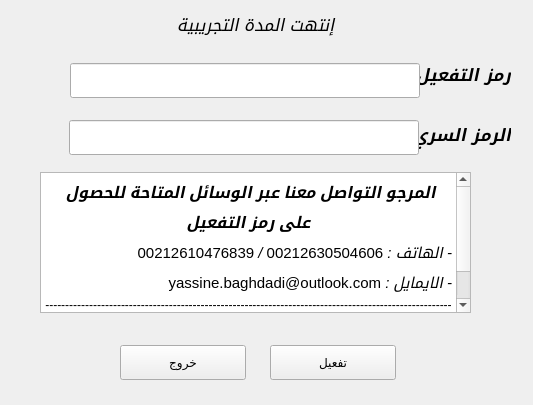
<?xml version="1.0" encoding="UTF-8"?>
<ui version="4.0">
 <class>Form</class>
 <widget class="QWidget" name="Form">
  <property name="geometry">
   <rect>
    <x>0</x>
    <y>0</y>
    <width>533</width>
    <height>405</height>
   </rect>
  </property>
  <property name="minimumSize">
   <size>
    <width>533</width>
    <height>405</height>
   </size>
  </property>
  <property name="maximumSize">
   <size>
    <width>533</width>
    <height>405</height>
   </size>
  </property>
  <property name="windowTitle">
   <string>Form</string>
  </property>
  <property name="styleSheet">
   <string notr="true">/*
ABOUT
===========================================================
version 1.7a
QT theme (stylesheet) specially developed for FreeCAD (http://www.freecadweb.org/).
It might work with other software that uses QT styling.


LICENSE
===========================================================
Copyright (c) 2015 Pablo Gil Fernández
The stylesheet barely uses code from Colin Duquesnoy &quot;generic QT stylesheet&quot;

This work is licensed under the Creative Commons Attribution-ShareAlike 4.0 International License.
To view a copy of this license, visit http://creativecommons.org/licenses/by-sa/4.0/.

 

CUSTOMIZATION
===========================================================
If you would like to change the overall look/style of the theme, just find and replace following colors in the whole file:
    background darker = #828282
    background dark and slighly darker = #a2a2a2
    background dark = #b6b6b6
    background normal and slighly darker = #e0e0e0
    background normal = #e6e6e6
    background light = #f5f5f5
    background lighter = #ffffff

    lists background = #d3d1cd
    lists background (alternate) = #cfcdc9
    lists backgrounds selection = #cbc9c4

    foreground = black

    selection darker = #9d7106
    selection dark = #e0a108
    selection normal = #f8bf36
    selection inbetween normal and light = #f9ca58 (used to build SpinBoxes)
    selection light = #fad57a
    selection lighter = #fce6b1
 
*/

/* RESET EVERYTHING */
QAbstractScrollArea,QCheckBox,QColumnView,QComboBox,QDateEdit,QDateTimeEdit,QDialog,QDialogButtonBox,QDockWidget,QDoubleSpinBox,QFrame,QGroupBox,QHeaderView,QLabel,QLineEdit,QListView,QListWidget,QMainWindow,QMenu,QMenuBar,QMessageBox,QProgressBar,QPushButton,QRadioButton,QScrollBar,QSizeGrip,QSlider,QSpinBox,QSplitter,QStatusBar,QTabBar,QTabWidget,QTableView,QTableWidget,QTextEdit,QTimeEdit,QToolBar,QToolButton,QToolBox,QToolTip,QTreeView,QTreeWidget,QWidget {
    padding: 0px;
    margin: 0px;
    border: 0px;
    border-style: none;
    background-color: #e6e6e6; /* set with default background color */
}

QMdiArea[showImage=&quot;true&quot;] {
    background-image: url(icons/background_freecad.png);
    background-position: center;
    background-repeat: no-repeat;
}

QProgressBar,
QProgressBar:horizontal {
    background: #d3d1cd;
    border: 1px solid #b6b6b6;
    text-align: center;
    padding: 1px;
    border-radius: 4px;
}
QProgressBar::chunk,
QProgressBar::chunk:horizontal {
    background-color: qlineargradient(spread:pad, x1:1, y1:0.545, x2:1, y2:0, stop:0 #e0a108, stop:1 #f8bf36);
    border-radius: 3px;
}

QToolTip {
    background-color: #828282;
    color: black;
    padding: 4px;
    border-radius: 4px;
}

QWidget {
    color: #828282;
    background-color: #e6e6e6;
    background-clip: border;
    border-image: none;
    outline: 0;
}

QWidget:focus {
    border: 1px solid #828282;
}

QWidget:disabled {
    color: #f5f5f5;
    background-color: #828282; /* same as QMenu background-color */
}

QMenuBar {
    color: #ffffff;
    background-color: #e0e0e0;
}

QMenuBar::item {
    background-color: #e0e0e0;
}

QMenuBar::item:selected {
    color: #9d7106;
    border: 1px solid #f8bf36;
    background-color: #f8bf36;
}

QMenuBar::item:pressed {
    color: #9d7106;
    border: 1px solid #fad57a;
    background-color: #fad57a;
    margin-bottom:-1px;
    padding-bottom:1px;
}

QMenu {
    color: #ffffff;
    background-color: #828282;
    margin: 2px;
    border: 1px solid transparent;
}

QMenu::icon {
    margin: 5px;
    border-style: none;
}

QMenu::right-arrow {
    image:url(icons/right_arrow_light.png);
}

QMenu::item {
    color: #ffffff;
    background-color: #828282;
    padding: 2px 30px 2px 30px;
    border: 1px solid #828282; /* reserve space for selection border */
}

QMenu::item:selected {
    color: #9d7106;
    background-color: #fad57a;
}

QMenu::separator {
    height: 1px;
    background-color: #b6b6b6;
    margin-top: 2px;
    margin-bottom: 2px;
    margin-left: 6px;
    margin-right: 6px;
}

QMenu::indicator:non-exclusive {
    color: #ffffff;
    background-color: #f5f5f5;
    border: 1px solid #828282;
    width: 11px;
    height: 11px;
    border-radius:2px;
}

QMenu::indicator:non-exclusive:checked {
    background-color: #e0a108;
    border: 1px solid #9d7106;
    image:url(icons/checkbox_light.png);
}

QGroupBox {
    color: #828282;
    font-weight: bold;
    border:1px solid blue;
    border-radius: 4px;
    margin-top: 20px;
    border-color: rgba(0, 0, 0, 20); /* lighter than &quot;QGroupBox&quot; border-color */
    background-color: rgba(255, 255, 255, 15);
}

QGroupBox::title {
    subcontrol-origin: margin;
    subcontrol-position: top left;
    padding-left: 10px;
    padding-right: 10px;
    padding-top: 10px;
    background-color: transparent;
}

QAbstractScrollArea {
    border-radius: 2px;
    border: 1px solid #3A3939;
    background-color: transparent;
}

QAbstractScrollArea::corner {
    border: none;
    background-color: #e6e6e6;
}

QScrollBar:horizontal {
    height: 15px;
    margin: 3px 15px 3px 15px;
    border: 1px transparent #828282;
    border-radius: 4px;
    background-color: #828282;
}

QScrollBar::handle:horizontal {
    background-color: #b6b6b6;
    min-width: 5px;
    border-radius: 4px;
}

QScrollBar::add-line:horizontal {
    margin: 1px 3px 0px 3px; /* 1px to correctly fit the 10px width image */
    border-image: url(icons/right_arrow_light.png);
    width: 6px;
    height: 10px;
    subcontrol-position: right;
    subcontrol-origin: margin;
}

QScrollBar::sub-line:horizontal {
    margin: 1px 3px 0px 3px; /* 1px to correctly fit the 10px width image */
    border-image: url(icons/left_arrow_light.png);
    height: 10px;
    width: 6px;
    subcontrol-position: left;
    subcontrol-origin: margin;
}

QScrollBar::add-line:horizontal:hover,
QScrollBar::add-line:horizontal:on {
    border-image: url(icons/right_arrow_lighter.png);
}


QScrollBar::sub-line:horizontal:hover,
QScrollBar::sub-line:horizontal:on {
    border-image: url(icons/left_arrow_lighter.png);
}

QScrollBar::up-arrow:horizontal,
QScrollBar::down-arrow:horizontal {
    background: none;
}


QScrollBar::add-page:horizontal,
QScrollBar::sub-page:horizontal {
    background: none;
}

QScrollBar:vertical {
    background-color: #828282;
    width: 15px;
    margin: 15px 3px 15px 3px;
    border: 1px transparent #828282;
    border-radius: 4px;
}

QScrollBar::handle:vertical {
    background-color: #b6b6b6;
    min-height: 5px;
    border-radius: 4px;
}

QScrollBar::sub-line:vertical {
    margin: 3px 0px 3px 1px; /* 1px to correctly fit the 10px width image */
    border-image: url(icons/up_arrow_light.png);
    height: 6px;
    width: 10px;
    subcontrol-position: top;
    subcontrol-origin: margin;
}

QScrollBar::add-line:vertical {
    margin: 3px 0px 3px 1px; /* 1px to correctly fit the 10px width image */
    border-image: url(icons/down_arrow_light.png);
    height: 6px;
    width: 10px;
    subcontrol-position: bottom;
    subcontrol-origin: margin;
}

QScrollBar::sub-line:vertical:hover,
QScrollBar::sub-line:vertical:on {
    border-image: url(icons/up_arrow_lighter.png);
}

QScrollBar::add-line:vertical:hover,
QScrollBar::add-line:vertical:on {
    border-image: url(icons/down_arrow_lighter.png);
}

QScrollBar::up-arrow:vertical,
QScrollBar::down-arrow:vertical {
    background: none;
}


QScrollBar::add-page:vertical,
QScrollBar::sub-page:vertical {
    background: none;
}

QTextEdit {
    color: #828282;
    background-color: #d3d1cd;
    border: 1px solid #b6b6b6;
    padding: 0px;
    margin: 0px;
}

QPlainTextEdit {
    color: #828282;
    background-color: #d3d1cd;
    border-radius: 2px;
    border: 1px solid #b6b6b6;
    padding: 0px;
    margin: 0px;
}

QSizeGrip {
    image: url(icons/sizegrip_light.png);
    width: 16px;
    height: 16px;
    background-color: transparent;
}

QRadioButton::indicator:unchecked{
    color: #828282;
    background-color: #f5f5f5;
    border: 1px solid #828282;
}

QRadioButton::indicator:checked {
    background-color: #e0a108;
    border: 1px solid #9d7106;
    image:url(icons/radiobutton_light.png);
}

QCheckBox,
QRadioButton,
QCheckBox:disabled,
QRadioButton:disabled {
    color: #828282;
    padding: 3px;
    outline: none;
    background-color: transparent;
}

QCheckBox::indicator,
QGroupBox::indicator {
    color: #ffffff;
    background-color: #f5f5f5;
    border: 1px solid #828282;
}

QCheckBox::indicator {
    width: 11px;
    height: 11px;
    border-radius:2px;
}

QRadioButton::indicator {
    width: 11px;
    height: 11px;
    border-radius: 6px;
}

QRadioButton::indicator:pressed,
QCheckBox::indicator:pressed,
QCheckBox::indicator:non-exclusive:checked:pressed,
QCheckBox::indicator:indeterminate:pressed,
QCheckBox::indicator:checked:pressed {
    border-color: #fce6b1;
}

QCheckBox::indicator:checked,
QGroupBox::indicator:checked {
    background-color: #e0a108;
    border: 1px solid #9d7106;
    image:url(icons/checkbox_light.png);
}

QCheckBox::indicator:disabled,
QRadioButton::indicator:disabled {
    border: 1px solid #b6b6b6;
}

QCheckBox:disabled,
QRadioButton::indicator:disabled {
    color: #b6b6b6;
    background-color: transparent;
}

QCheckBox::indicator:disabled,
QGroupBox::indicator:disabled,
QMenu::indicator:non-exclusive:disabled {
    background-color: #e6e6e6;
}

QCheckBox::indicator:indeterminate {
    background-color: #e0a108;
    border: 1px solid #9d7106;
    image: url(icons/checkbox_indeterminate_light.png);
}

QCheckBox:focus,
QRadioButton:focus {
    border: none;
}

QFrame,
QFrame:pressed,
QFrame:focus,
QFrame:on {
    border: 1px solid #e6e6e6;
    border-radius: 3px;
    padding: 0px;
}

/* border and background of QComboBox drop-down */
QComboBox QFrame,
QComboBox QFrame:pressed,
QComboBox QFrame:focus,
QComboBox QFrame:on {
    border: 1px solid #828282;
    background-color: #828282;
    padding: 0px;
    margin: 0px;
}

QFrame[frameShape=&quot;0&quot;] {
    border-radius: 3px;
}

QFrame[height=&quot;3&quot;],
QFrame[width=&quot;3&quot;] {
    border-color: transparent;
    background-color: transparent;
}

QFrame[height=&quot;3&quot;] {
    border-top-color: #b6b6b6;
}

QFrame[width=&quot;3&quot;] {
    border-left-color: #b6b6b6;
}

QPushButton {
    color: #ffffff;
    text-align: center;
    background-color: qlineargradient(spread:pad, x1:1, y1:0.545, x2:1, y2:0, stop:0 #b6b6b6, stop:1 #e6e6e6);
    border: 1px solid #828282;
    font: 9pt &quot;AlBattar&quot;;
    margin: 4px 8px 4px 8px;
    border-radius: 5px;
    min-width: 14px;
    min-height: 14px;
}

QPushButton:hover,
QPushButton:focus {
    color: black;
    background-color: qlineargradient(spread:pad, x1:1, y1:0.545, x2:1, y2:0, stop:0 #e0a108, stop:1 #f8bf36);
    border-color: #e0a108;
}

QPushButton:disabled,
QPushButton:disabled:checked {
    color: #b6b6b6;
    background-color: #e6e6e6;
    border-color: #b6b6b6;
}

QPushButton:pressed {
    background-color: #e0a108;
}

QPushButton:checked {
    background-color: #f8bf36;
    border-color: #e0a108;
}

/* Color Buttons */
Gui--ColorButton,
Gui--ColorButton:disabled {
    border-color: transparent;
    background-color: transparent;
    height: 24px;
    padding: 0px;
    margin: 0px;
}

Gui--ColorButton:hover {
    border-color: #e0e0e0;
    background-color: #e0e0e0;
}

/* Buttons inside the toolbar */
QToolBar QPushButton {
    background-color: qlineargradient(spread:pad, x1:1, y1:0.545, x2:1, y2:0, stop:0 #e0e0e0, stop:1 #e6e6e6);
    border: 1px solid #b6b6b6;
    min-width: 22px;
    min-height: 22px;
    margin-left: 2px;
    margin-right: 2px;
    margin-bottom: 3px; /*bigger margin to correctly separate buttons inside a vertical toolbar */
    margin-top: 1px;
    padding: 1px;
}

QToolBar QPushButton:hover,
QToolBar QPushButton:focus {
    color: #ffffff;
    background-color: qlineargradient(spread:pad, x1:1, y1:0.545, x2:1, y2:0, stop:0 #e0e0e0, stop:1 #e6e6e6);
    border: 1px solid #828282;
}

QToolBar QPushButton:disabled,
QToolBar QPushButton:disabled:checked {
    background-color: #e6e6e6;
    border-color: #e0e0e0;
}

QToolBar QPushButton:pressed {
    background-color: #b6b6b6;
    border-color: #b6b6b6;
}

QToolBar QPushButton:checked {
    background-color: qlineargradient(spread:pad, x1:1, y1:0.8, x2:1, y2:0, stop:0 #f8bf36, stop:1 #fad57a);
    border-color: #f8bf36;
}

QToolBar QPushButton:checked:hover,
QToolBar QPushButton:checked:focus {
    color: #ffffff;
    border: 1px solid #e0a108;
}

QToolBar {
    border: 1px transparent #393838;
    background-color: #e6e6e6;
    font-weight: bold;
    margin: 0px;
    padding: 0px;
}

QToolBar::handle:horizontal {
    background-image: url(icons/Hmovetoolbar_dark.png);
    width: 10px;
    margin: 6px 2px 6px 2px;
    background-position: top right;
    background-repeat: repeat-y;
}

QToolBar::handle:vertical {
    background-image: url(icons/Vmovetoolbar_dark.png);
    height: 10px;
    margin: 2px 6px 2px 6px;
    background-position: left bottom;
    background-repeat: repeat-x;
}

QToolBar::separator:horizontal {
    background-image: url(icons/separtoolbar_dark.png);
    width: 10px;
    margin: 6px 2px 6px 2px;
    background-position: center center;
    background-repeat: repeat-y;
}

QToolBar::separator:vertical {
    background-image: url(icons/separtoolbar_dark.png);
    height: 10px;
    margin: 2px 6px 2px 6px;
    background-position: center center;
    background-repeat: repeat-x;
}

QStackedWidget {
    background-color: #e6e6e6;
    border: 1px transparent #e6e6e6;
}

QAbstractSpinBox {
    color: #ffffff;
    border: 1px solid #b6b6b6; /* border top color defined after QAbstractSpinBox, QLineEdit and QComboBox */
    background-color: #b6b6b6;
    selection-color: black;
    selection-background-color: #f8bf36;
}

QAbstractSpinBox:disabled {
    color: #f5f5f5;
    background-color: #e0e0e0;
    border-color: #e0e0e0;
}

QAbstractSpinBox:up-button {
    background-color: qlineargradient(spread:pad, x1:1, y1:0.8, x2:1, y2:0, stop:0 #f9ca58, stop:1 #fad57a);
    subcontrol-origin: border;
    subcontrol-position: top right;
    border-top-right-radius: 3px;
    height: 13px;
    width: 20px;
}

QAbstractSpinBox:down-button {
    background-color: qlineargradient(spread:pad, x1:1, y1:0.8, x2:1, y2:0, stop:0 #f8bf36, stop:1 #f9ca58);
    subcontrol-origin: border;
    subcontrol-position: bottom right;
    border-bottom-right-radius: 3px;
    height: 13px;
    width: 20px;
}

QAbstractSpinBox:up-button:disabled,
QAbstractSpinBox:down-button:disabled {
    background-color: transparent;
}

QAbstractSpinBox::up-arrow {
    image: url(icons/up_arrow_light.png);
    top: 0px; /* fix simetry between up and down images */
}

QAbstractSpinBox::up-arrow:hover {
    image: url(icons/up_arrow_lighter.png);
}

QAbstractSpinBox::up-arrow:off {
    image: url(icons/up_arrow_disabled_dark.png);
}

QAbstractSpinBox::up-arrow:disabled {
    image: none;
}

QAbstractSpinBox::down-arrow {
    image: url(icons/down_arrow_light.png);
    bottom: -2px; /* fix simetry between up and down images */
}
QAbstractSpinBox::down-arrow:hover {
    image: url(icons/down_arrow_lighter.png);
}

QAbstractSpinBox::down-arrow:off {
    image: url(icons/down_arrow_disabled_dark.png);
}

QAbstractSpinBox::down-arrow:disabled {
    image: none;
}

QToolBar QAbstractSpinBox {
    margin-top: 0px;
    margin-bottom: 0px;
}

QLineEdit {
    color: #ffffff;
    background-color: #b6b6b6;
    selection-color: black;
    selection-background-color: #f8bf36;
    /* Padding and margin defined */
    border-style: solid;
    border: 1px solid #b6b6b6; /* border top color defined after QAbstractSpinBox, QLineEdit and QComboBox */
    border-radius: 3px;
}

QAbstractSpinBox:focus,
QLineEdit:focus,
QComboBox:focus {
    border-color: #fad57a;
}

QComboBox {
    color: #ffffff;
    background-color: #b6b6b6;
    selection-color: black;
    selection-background-color: #f8bf36;
    border: 1px solid #b6b6b6; /* border top color defined after QAbstractSpinBox, QLineEdit and QComboBox */
    border-radius: 3px;
}

QComboBox:on {
    color: black;
    background-color: #b6b6b6;
    border-color: #fad57a;
}

QComboBox::drop-down {
    subcontrol-origin: margin;
    subcontrol-position: top right;
    width: 20px;
    border-left-width: 1px;
    border-left-color: transparent;
    border-left-style: solid;
    border-top-right-radius: 3px;
    border-bottom-right-radius: 3px;
    background-color: qlineargradient(spread:pad, x1:1, y1:0.8, x2:1, y2:0, stop:0 #f8bf36, stop:1 #fad57a);
}

QComboBox::down-arrow {
    image: url(icons/down_arrow_light.png);
}

QComboBox::down-arrow:on,
QComboBox::down-arrow:hover,
QComboBox::down-arrow:focus {
    image: url(icons/down_arrow_lighter.png);
}

QComboBox QAbstractItemView {
    color: #ffffff;
    background-color: #828282;
    border-radius: 3px;
    margin: 0px;
    padding: 0px;
    border: none;
}

/* Common parameters for QAbstractSpinBox, QLineEdit and QComboBox */
QSpinBox,
QDoubleSpinBox,
QAbstractSpinBox,
QLineEdit,
QComboBox {
    border-top-color: #a2a2a2; /* Creates an inset effect inside the elements */
    padding: 2px 6px 2px 6px; /* This makes text colour work on QComboBox */
    margin: 0px 2px 0px 2px;
    min-width: 70px; /* it was 120 because of QCombobox... */
    border-radius: 3px;
}
/* end Common parameters */

QAbstractItemView {
    color: #828282;
    alternate-background-color: #cfcdc9; /* related with QListView background  */
    border: 1px solid #828282;
    border-radius: 3px;
    padding: 0px;
}

/* hack to deactivate changing background color when focus (due to QFrame generic transparent color) */
QAbstractItemView:selected,
QAbstractItemView:on,
QAbstractItemView:focus {
    background-color: #d3d1cd; /* same as QTable background color */
}

/* hack to hide weird redundant information inside the value of a Placement cell */
QTreeView QLabel,
QTreeView QLabel:disabled {
    color: transparent;
    background-color: transparent;
    border: none;
    border-radius: 0px;
    margin: 0px;
    padding: 0px;
}

QTreeView QLineEdit {
    color: #ffffff;
    border-color: #b6b6b6;
    background-color: #b6b6b6;
    selection-color: black;
    selection-background-color: #f8bf36;
}

/* hack to hide non editable cells inside Property values */
QTreeView QLineEdit:read-only,
QTreeView QLineEdit:disabled,
QTreeView QAbstractSpinBox:read-only,
QTreeView QAbstractSpinBox:disabled {
    color: transparent;
    border-color: transparent;
    background-color: transparent;
    selection-color: transparent;
    selection-background-color: transparent;
}

/* hack to disable margin inside Property values to following elements */
QTreeView QSpinBox,
QTreeView QDoubleSpinBox,
QTreeView QAbstractSpinBox,
QTreeView QLineEdit,
QTreeView QComboBox {
    margin-left: 0px;
    margin-right: 0px;
}

/* Pushbutton style for &quot;...&quot; inside Placement cell which launches Placement tool */
QTreeView QPushButton {
    background-color: qlineargradient(spread:pad, x1:1, y1:0.545, x2:1, y2:0, stop:0 #b6b6b6, stop:1 #e6e6e6);
    border-top: none;
    border-bottom: none;
    border-right: none;
    border-left: 1px solid #b6b6b6;
    border-radius: 0px;
    margin: 0px;
    padding: 0px;
    height: 24px;
}

/* Color Buttons inside the &quot;Properties window&quot; */
QAbstractItemView Gui--ColorButton {
    padding: 0px;
    margin: 0px;
    height: 10px;
}

QAbstractItemView QPushButton:hover {
    color: black;
    background-color: qlineargradient(spread:pad, x1:1, y1:0.545, x2:1, y2:0, stop:0 #e0a108, stop:1 #f8bf36);
    border-color: #e0a108;
}

QAbstractItemView QPushButton:disabled {
    color: transparent;
    background-color: transparent;
    border-color: transparent;
}

QLabel {
    border: 0px solid #828282;
}

QTabWidget{
    border: none;
}

QTabWidget:focus {
    border: none;
}

QTabWidget::pane {
    border: none;
    padding: 0px;
    background-color: #e6e6e6;
    position: absolute;
    top: -15px;
    padding-top: 15px;
}

QTabWidget::tab-bar {
    alignment: center;
}

QTabBar {
    qproperty-drawBase: 0;
    left: 5px;
    background-color: transparent;
}

QTabBar:focus {
    border: 0px transparent black;
}

QTabBar::close-button {
    padding: 0px;
    margin: 0px;
    border-radius: 2px;
    background-image: url(icons/close_dark.png);
    background-position: center center;
    background-repeat: none;
}

QTabBar::close-button:hover {
    background-color: #fad57a;
}

QTabBar::close-button:pressed {
    background-color: #fce6b1;
}

QTabBar::scroller { /* the width of the scroll buttons */
    width: 20px;
}

/* the scroll buttons are tool buttons */
QTabBar QToolButton,
QTabBar QToolButton:hover { 
    margin-top: 4px;
    margin-bottom: 4px;
    margin-left: 0px;
    margin-right: 0px;
    padding: 0px;
    border: none;
    background-color: #e6e6e6;
    border-radius: 0px;
}

QTabBar QToolButton::right-arrow:enabled {
     image: url(icons/right_arrow_light.png);
}

QTabBar QToolButton::right-arrow:disabled,
QTabBar QToolButton::right-arrow:off {
     image: url(icons/right_arrow_disabled_dark.png);
}

QTabBar QToolButton::right-arrow:hover {
     image: url(icons/right_arrow_lighter.png);
}

 QTabBar QToolButton::left-arrow:enabled {
     image: url(icons/left_arrow_light.png);
}

 QTabBar QToolButton::left-arrow:disabled,
 QTabBar QToolButton::left-arrow:off {
     image: url(icons/left_arrow_disabled_dark.png);
}

 QTabBar QToolButton::left-arrow:hover {
     image: url(icons/left_arrow_lighter.png);
}

 QTabBar QToolButton::up-arrow:enabled {
     image: url(icons/up_arrow_light.png);
}

 QTabBar QToolButton::up-arrow:disabled,
 QTabBar QToolButton::up-arrow:off {
     image: url(icons/up_arrow_disabled_dark.png);
}

 QTabBar QToolButton::up-arrow:hover {
     image: url(icons/up_arrow_lighter.png);
}

 QTabBar QToolButton::down-arrow:enabled {
     image: url(icons/down_arrow_light.png);
}

 QTabBar QToolButton::down-arrow:disabled,
 QTabBar QToolButton::down-arrow:off {
     image: url(icons/down_arrow_disabled_dark.png);
}

 QTabBar QToolButton::down-arrow:hover {
     image: url(icons/down_arrow_lighter.png);
}

/* TOP and BOTTOM TABS */
QTabBar::tab:top,
QTabBar::tab:bottom {
    color: #ffffff;
    border: 1px solid #b6b6b6;
    border-left-color: #e6e6e6;
    border-right-width: 0px;
    background-color: #b6b6b6;
    padding:5px 15px;
    margin-top: 4px;
    margin-bottom: 4px;
    position: center;
}

QTabBar::tab:top:first,
QTabBar::tab:bottom:first {
    border-top-left-radius: 6px;
    border-bottom-left-radius: 6px;
}

QTabBar::tab:top:last,
QTabBar::tab:bottom:last {
    border-top-right-radius: 6px;
    border-bottom-right-radius: 6px;
    border-right-width: 1px;
}

QTabBar::tab:top:selected,
QTabBar::tab:bottom:selected {
    color: black;
    background-color: qlineargradient(spread:pad, x1:1, y1:0.545, x2:1, y2:0, stop:0 #e0a108, stop:1 #f8bf36);
    border-color: #e0a108;
}

QTabBar::tab:top:!selected:hover,
QTabBar::tab:bottom:!selected:hover {
    color: black;
}

QTabBar::tab:top:only-one ,
QTabBar::tab:bottom:only-one {
    border: 1px solid #9d7106;
    border-radius: 6px;
}

/* LEFT and RIGHT TABS */
QTabBar::tab:left,
QTabBar::tab:right {
    color: #ffffff;
    border: 1px solid #b6b6b6;
    border-top-color: #e6e6e6;
    border-bottom-width: 0px;
    background-color: #b6b6b6;
    padding: 15px 5px;
    margin-left: 4px;
    margin-right: 4px;
    position: center;
}

QTabBar::tab:left:first,
QTabBar::tab:right:first {
    border-top-left-radius: 6px;
    border-top-right-radius: 6px;
}

QTabBar::tab:left:last,
QTabBar::tab:right:last {
    border-bottom-left-radius: 6px;
    border-bottom-right-radius: 6px;
    border-bottom-width: 1px;
}

QTabBar::tab:left:selected,
QTabBar::tab:right:selected {
    color: black;
    background-color: qlineargradient(spread:pad, x1:0.545, y1:1, x2:0, y2:1, stop:0 #e0a108, stop:1 #f8bf36);
    border-color: #e0a108;
}

QTabBar::tab:left:!selected:hover,
QTabBar::tab:right:!selected:hover {
    color: black;
}

QTabBar::tab:left:only-one ,
QTabBar::tab:right:only-one {
    border: 1px solid #9d7106;
    border-radius: 6px;
}

QDockWidget {
    color: #828282;
    border: 1px solid #e6e6e6;
    titlebar-close-icon: url(icons/close_dark.png);
    titlebar-normal-icon: url(icons/undock_dark.png);
}

QDockWidget::title {
    text-align: center;
    background-color: #e0e0e0;
    padding: 4px;
    border-radius: 4px;
}

QDockWidget::close-button,
QDockWidget::float-button {
    border: 1px transparent #e6e6e6;
    border-radius: 2px;
    background: transparent;
    subcontrol-origin: padding;
    subcontrol-position: right center;
}

QDockWidget::close-button {
    right: 4px;
}
    
QDockWidget::float-button {
    right: 22px;
}

QDockWidget::close-button:hover,
QDockWidget::float-button:hover {
    background: #f5f5f5;
}

QDockWidget::close-button:pressed,
QDockWidget::float-button:pressed {
    /*padding: 1px -1px -1px 1px;*/
    background-color: #e0e0e0;
}

QTreeView,
QListView {
    color: #828282;
    border: 1px solid #e6e6e6;
    border-radius: 4px;
    background-color: #d3d1cd;  /* related with alternate-background-color*/
    selection-color: black;
    selection-background-color: #f8bf36; /* should be similar to QListView::item selected background-color */
    show-decoration-selected: 1; /* make the selection span the entire width of the view */
    padding: 0px;
    margin: 0px 4px 0px 4px;
    min-width: 130px; /* hack to correctly align Preferences icon list  */
}

QListView,
QListView::item,
QListView QAbstractItemView {
    margin: 0px;
    icon-size: 20px; /* temporal */
    paint-alternating-row-colors-for-empty-area: 1;
    position: absolute;
    subcontrol-origin: margin;
    subcontrol-position: left top;
}

/* Control dropdown list margins of QComboBox */
QComboBox QTreeView,
QComboBox QListView {
    margin: 0px;
    padding: 0px;
}

QListView::item {
    border: 0px transparent #e6e6e6;
    border-radius: 4px;
    background-color: transparent;
    padding: 0px;
    margin: 0px;
    display: inline-block;
    position: relative;
}

QListView::item:selected,
QTreeView::item:selected  {
    color: black;
    background-color: #f8bf36; /* should be similar to QListView selection-background-color */
}

/* Branch system */
QTreeView::branch  {
    background: transparent;
}

QTreeView::branch:has-siblings:!adjoins-item  {
    border-image: url(icons/branch_vline.png) 0;
}

QTreeView::branch:has-siblings:adjoins-item  {
    border-image: url(icons/branch_more.png) 0;
}

QTreeView::branch:!has-children:!has-siblings:adjoins-item  {
    border-image: url(icons/branch_end.png) 0;
}

QTreeView::branch:closed:has-children:has-siblings  {
    image: url(icons/branch_closed_dark.png);
}

QTreeView::branch:has-children:!has-siblings:closed  {
    image: url(icons/branch_closed_dark.png);
    border-image: url(icons/branch_end.png) 0;
}

QTreeView::branch:open:has-children:has-siblings  {
    image: url(icons/branch_open_dark.png);
    border-image: url(icons/branch_more.png) 0;
}

QTreeView::branch:open:has-children:!has-siblings  {
    image: url(icons/branch_open_dark.png);
    border-image: url(icons/branch_end.png) 0;
}

QSlider,
QSlider:active,
QSlider:!active {
    border: none;
    background-color: transparent;
}

QSlider:horizontal {
    padding: 0px 10px;
}

QSlider:vertical {
    padding: 10px 0px;
}

QSlider::groove:horizontal {
    border: 1px solid #b6b6b6;
    background-color: #b6b6b6;
    height: 8px;
    border-radius: 5px;
    margin: 4px 0;
}

QSlider::groove:vertical {
    border: 1px solid #b6b6b6;
    background-color: #b6b6b6;
    width: 8px;
    border-radius: 5px;
    margin: 4px 0;
}

QSlider::groove:horizontal:disabled,
QSlider::groove:vertical:disabled {
    border-color:  #e0e0e0;
    background-color: #e0e0e0;
}

QSlider::handle:horizontal,
QSlider::handle:vertical {
    background-color: #828282;
    border: 1px solid #828282;
    width: 14px;
    height: 14px;
    border-radius: 8px;
}

QSlider::handle:horizontal {
    margin: -4px 0;
}

QSlider::handle:vertical {
    margin: 0 -4px;
}

QSlider::handle:horizontal:hover,
QSlider::handle:vertical:hover {
    border-color: #e0a108;
    background-color: #e0a108;
}

QSlider::handle:horizontal:pressed,
QSlider::handle:vertical:pressed {
    border-color: #9d7106;
    background-color: #9d7106;
}

QSlider::handle:horizontal:disabled,
QSlider::handle:vertical:disabled {
    border-color: #b6b6b6;
    background-color: #e6e6e6;
}

QToolButton {
    color: #ffffff;
    text-align: center;
    background-color: qlineargradient(spread:pad, x1:1, y1:0.545, x2:1, y2:0, stop:0 #b6b6b6, stop:1 #e6e6e6);
    border: 1px solid #828282;
    padding-top: 5px;
    padding-bottom: 5px;
    padding-left: 15px;
    padding-right: 15px;
    margin-top: 5px;
    margin-bottom: 5px;
    margin-left: 10px;
    margin-right: 10px;
    border-radius: 3px;
    outline: none;
}

QToolButton:hover,
QToolButton:focus {
    color: black;
    background-color: qlineargradient(spread:pad, x1:1, y1:0.545, x2:1, y2:0, stop:0 #e0a108, stop:1 #f8bf36);
    border-color: #e0a108;
}

QToolButton:disabled,
QToolButton:disabled:checked {
    color: #b6b6b6;
    background-color: #e6e6e6;
    border-color: #b6b6b6;
}

QToolButton:pressed {
    border-color: #fad57a;
}

QToolButton:checked {
    background-color: #f8bf36;
    border-color: #e0a108;
}

QToolButton::menu-indicator  {
    subcontrol-origin: padding;
    subcontrol-position: center right;
    right: 4px;
}

/*The &quot;show more&quot; button  (it can also be stylable with &quot;QToolBarExtension&quot; */
QToolButton#qt_toolbar_ext_button {
    border-radius: 0px;
    margin: 0px;
    padding: 0px;
    /*background-image: url(icons/more_dark.png);*/
    image: transparent;
    background-repeat: none;
    background-position: center left;
}

QToolButton#qt_toolbar_ext_button:hover {
    /*background-image: url(icons/more_light.png);*/
    border-color: #e0e0e0;
    background-color: #e0e0e0;
}

QToolButton#qt_toolbar_ext_button:on {
    /*background-image: url(icons/more_light.png);*/
    border-color: #e0e0e0;
    background-color: #e0e0e0;
}

/*Buttons inside the Toolbar*/
QToolBar QToolButton {
    color: #828282;
    background-color: #e6e6e6;
    border: 1px transparent #e6e6e6;
    border-radius: 3px;
    margin: 0px;
    padding: 2px;
}

QToolBar QToolButton:disabled {
    background-color: #e6e6e6;
}

QToolBar QToolButton:checked {
    color: #9d7106;
    background-color: #f8bf36;
    border: 1px solid #f8bf36;
}

QToolBar QToolButton:hover {
    background-color: #e6e6e6;
}

QToolBar QToolButton:pressed,
QToolBar QToolButton::menu-button:pressed {
    background-color: #e0e0e0;
    border: 1px solid #e0e0e0;
}


QToolBar QToolButton::menu-indicator:hover,
QToolBar QToolButton::menu-indicator:pressed {
    background-color: transparent;
}

/* the subcontrols below are used only in the MenuButtonPopup mode */
QToolBar QToolButton::menu-button {
    border: 1px transparent #4A4949;
    border-top-right-radius: 3px;
    border-bottom-right-radius: 3px;
    width: 16px; /* 16px width + 4px for border = 20px allocated above */
    outline: none;
    background-color: transparent;
}

QToolBar QToolButton::menu-button:hover,
QToolBar QToolButton::menu-button:active,
QToolBar QToolButton::menu-button:disabled {
    border-color: transparent;
    background-color: transparent;
}

QToolBar QToolButton::menu-arrow {
    background-image: url(icons/down_arrow_light.png);
    background-position: center center;
    background-repeat: none;
    subcontrol-origin: padding;
    subcontrol-position: bottom right;
    height: 10px; /* same as arrow image */
}

QToolBar QToolButton::menu-arrow:open {
    background-image: url(icons/down_arrow_lighter.png);
}

QToolBar:tear {
    color: blue;
    background-color: red;
}

QTableView {
    color: #828282;
    border: 1px solid #b6b6b6;
    gridline-color: #f5f5f5;
    background-color: #d3d1cd;
    selection-color: #828282;
    selection-background-color: #fce6b1;
    border-radius: 3px;
    padding: 0px;
    margin: 0px;
}

QTableView::item:hover  {
    background: #cbc9c4;
}

QTableView::item:disabled  {
    color: #e6e6e6;
}

QTableView::item:selected  {
    color: #9d7106;
    background-color: #fad57a;
}

/* when editing a cell: */
QTableView QLineEdit {
    color: #828282;
    background-color: #cfcdc9;
    border-radius: 0px;
    margin: 0px;
    padding: 0px;
}

QHeaderView {
    border: none;
    background-color: #828282;
    border-top-left-radius: 3px;
    border-top-right-radius: 3px;
    border-bottom-left-radius: 0px;
    border-bottom-right-radius: 0px;
    margin: 0px;
    padding: 0px;
}

QHeaderView::section  {
    background-color: transparent;
    color: #ffffff;
    border: 1px solid transparent;
    border-radius: 0px;
    text-align: center;
}

QHeaderView::section::vertical  {
    padding: 0px 6px 0px 6px;
    border-bottom: 1px solid #b6b6b6;
}

QHeaderView::section::vertical:first {
    border-top: 1px solid  #b6b6b6;
}

QHeaderView::section::vertical:last {
    border-bottom: none;
}

QHeaderView::section::vertical:only-one {
    border: none;
}

QHeaderView::section::horizontal  {
    padding: 0px 0px 0px 6px;
    border-right: 1px solid #b6b6b6;
}

QHeaderView::section::horizontal:first {
    border-left: 1px solid #b6b6b6;
}

QHeaderView::section::horizontal:last {
    border-left: none;
}

QHeaderView::section::horizontal:only-one {
    border: none;
}

QDockWidget QHeaderView::section {
    border-width: 6px 1px 6px 1px; /* hack to bigger margin for Model Panel table headers */
}

QHeaderView::section:checked {
    color: #9d7106;
    background-color: #fad57a;
}

 /* style the sort indicator */
QHeaderView::down-arrow {
    image: url(icons/down_arrow_light.png);
}

QHeaderView::up-arrow {
    image: url(icons/up_arrow_light.png);
}

QTableCornerButton::section {
    background-color: #828282;
    border: 1px solid #828282;
    border-radius: 0px;
}

QToolBox  {
    padding: 3px;
    color: #9d7106;
    border: none;
}

QToolBox::tab { /* TODO */
    color: #ffffff;
    background-color: #b6b6b6;
    border: 1px transparent #828282;
    border-bottom: 1px transparent #b6b6b6;
    border-top-left-radius: 5px;
    border-top-right-radius: 5px;
    padding: 5px;
}

QToolBox::tab:selected { /* italicize selected tabs */
    color: #9d7106;
    font: italic;
    background-color: #f8bf36;
    border-color: #f8bf36;
 }

QStatusBar::item {
    color: #ffffff;
    background-color: #e6e6e6;
    border: 1px solid #e6e6e6;
    border-radius: 2px;
}

QSplitter::handle {
    background-color: #e6e6e6;
    margin: 0px 11px;
    padding: 0px;
    border-radius: 3px;
}

QSplitter::handle:vertical {
    background-image: url(icons/splitter_horizontal_dark.png);
    background-position: center center;
    background-repeat: none;
    margin: 2px 10px 2px 10px;
    height: 2px;
}

QSplitter::handle:horizontal {
    background-image: url(icons/splitter_horizontal_dark.png);
    background-position: center center;
    background-repeat: none;
    margin: 10px 2px 10px 2px;
    width: 2px;
}

QSplitter::handle:horizontal:hover,
QSplitter::handle:vertical:hover {
    background-color: #e6e6e6;
}

/* Similar to the splitter is the following window separator: */
QMainWindow::separator {
    border: 1px solid #e6e6e6;
    background-color: #e6e6e6;
    background-position: center center;
    background-repeat: none;
}

QMainWindow::separator:hover {
    background-color: #e6e6e6;
}

QMainWindow::separator:horizontal {
    height: 4px;
    background-image: url(icons/splitter_horizontal_dark.png);
}

QMainWindow::separator:vertical {
    width: 4px;
    background-image: url(icons/splitter_vertical_dark.png);
}

QLabel {
    padding-top: 3px;
    padding-bottom: 3px;
    background-color: transparent;
}

QLabel:disabled {
    color: #b6b6b6;
    background-color: transparent;
}

/* Action group */
QFrame[class=&quot;panel&quot;] {
    border: none;
    background-color: #e6e6e6;
}

QSint--ActionGroup QFrame[class=&quot;header&quot;] {
    border: none;
    background-color: #828282;
    border-top-left-radius: 3px;
    border-top-right-radius: 3px;
    border-bottom-left-radius: 0px;
    border-bottom-right-radius: 0px;
    margin: 0px;
    padding: 0px;
}

QSint--ActionGroup QFrame[class=&quot;header&quot;]:hover {
    background-color: qlineargradient(spread:pad, x1:1, y1:0.545, x2:1, y2:0, stop:0 #e0a108, stop:1 #f8bf36);
}

QSint--ActionGroup QToolButton[class=&quot;header&quot;] {
    text-align: left;
    font-weight: bold;
    color: #ffffff;
    background-color: transparent;
    border: none;
    margin: 0px;
    padding: 0px;
}

QSint--ActionGroup QToolButton[class=&quot;header&quot;]:hover {
    color: black;
}

QSint--ActionGroup QFrame[class=&quot;header&quot;] QLabel {
    background-color: transparent;
    background-image: url(icons/down_arrow_light.png);
    background-repeat: none;
    background-position: center center;
    padding: 0px;
    margin: 0px;
}

QSint--ActionGroup QFrame[class=&quot;header&quot;] QLabel:hover {
    background-color: transparent;
    background-image: url(icons/down_arrow_lighter.png);
}

QSint--ActionGroup QFrame[class=&quot;header&quot;] QLabel[fold=&quot;true&quot;] {
    background-color: transparent;
    background-image: url(icons/up_arrow_light.png);
    background-repeat: none;
    background-position: center center;
    padding: 0px;
    margin: 0px;
}

QSint--ActionGroup QFrame[class=&quot;header&quot;] QLabel[fold=&quot;true&quot;]:hover {
    background-color: transparent;
    background-image: url(icons/up_arrow_lighter.png);
}

QSint--ActionGroup QFrame[class=&quot;content&quot;] {
    background-color: #d3d1cd;
    margin: 0px;
    padding: 0px;
    border: none;
    border-top-left-radius: 0px;
    border-top-right-radius: 0px;
    border-bottom-left-radius: 3px;
    border-bottom-right-radius: 3px;
}

/* HACK
This might not be the best way to reset the background color: */
QSint--ActionGroup QFrame[class=&quot;content&quot;] QWidget {
    background-color: transparent;
}

QSint--ActionGroup QFrame[class=&quot;content&quot;] QPushButton {
    background-color: qlineargradient(spread:pad, x1:1, y1:0.545, x2:1, y2:0, stop:0 #b6b6b6, stop:1 #e6e6e6);
}

QSint--ActionGroup QFrame[class=&quot;content&quot;] QPushButton:hover,
QSint--ActionGroup QFrame[class=&quot;content&quot;] QPushButton:focus {
    background-color: qlineargradient(spread:pad, x1:1, y1:0.545, x2:1, y2:0, stop:0 #e0a108, stop:1 #f8bf36);
}

QSint--ActionGroup QFrame[class=&quot;content&quot;] QPushButton:disabled,
QSint--ActionGroup QFrame[class=&quot;content&quot;] QPushButton:disabled:checked {
    color: #d3d1cd;
    border-color: #f5f5f5;
    background-color: #f5f5f5;
}
QSint--ActionGroup QFrame[class=&quot;content&quot;] QPushButton:checked {
    background-color: #f8bf36;
}

QSint--ActionGroup QFrame[class=&quot;content&quot;] QComboBox {
    background-color: #b6b6b6;
}

QSint--ActionGroup QFrame[class=&quot;content&quot;] QComboBox:on {
    background-color: #b6b6b6;
}

QSint--ActionGroup QFrame[class=&quot;content&quot;] QComboBox QAbstractItemView {
    border-color: #828282;
    background-color: #828282;
}

QSint--ActionGroup QFrame[class=&quot;content&quot;] QListView {
    border-color: #cbc9c4;
    background-color: #cbc9c4;
}

QSint--ActionGroup QFrame[class=&quot;content&quot;] QAbstractSpinBox {
    background-color: #b6b6b6;
}

QSint--ActionGroup QFrame[class=&quot;content&quot;] QLineEdit {
    background-color: #b6b6b6;
}

QSint--ActionGroup QFrame[class=&quot;content&quot;] QComboBox:disabled,
QSint--ActionGroup QFrame[class=&quot;content&quot;] QAbstractSpinBox:disabled,
QSint--ActionGroup QFrame[class=&quot;content&quot;] QLineEdit:disabled {
    color: #d3d1cd;
    border-color: #f5f5f5;
    background-color: #f5f5f5;
}

QSint--ActionGroup QFrame[class=&quot;content&quot;] QCheckBox:disabled,
QSint--ActionGroup QFrame[class=&quot;content&quot;] QRadioButton:disabled {
    color: #f5f5f5;
    border-color: #f5f5f5;
}

QSint--ActionGroup QFrame[class=&quot;content&quot;] QCheckBox::indicator:disabled,
QSint--ActionGroup QFrame[class=&quot;content&quot;] QRadioButton::indicator:disabled {
    border-color: #f5f5f5;
    background-color: transparent;
}

QSint--ActionGroup QFrame[class=&quot;content&quot;] QHeaderView {
    border: none;
    background-color: #828282;
    border-radius: 0px;
    margin: 0px;
    padding: 0px;
}

QSint--ActionGroup QFrame[class=&quot;content&quot;] QHeaderView::section  {
    background-color: transparent;
    color: #ffffff;
    border: 1px solid transparent;
    border-radius: 0px;
    text-align: center;
}

QSint--ActionGroup QFrame[class=&quot;content&quot;] QHeaderView::section::horizontal  {
    padding: 6px 0px 6px 6px;
    border-right: 1px solid #b6b6b6;
}

QSint--ActionGroup QFrame[class=&quot;content&quot;] QHeaderView::section::horizontal:first {
    border-left: 1px solid #e6e6e6;
}

QSint--ActionGroup QFrame[class=&quot;content&quot;] QHeaderView::section::horizontal:last {
    border-left: none;
}

QSint--ActionGroup QFrame[class=&quot;content&quot;] QHeaderView::section::horizontal:only-one {
    border: none;
}
/* enf of HACK */

QSint--ActionGroup QToolButton[class=&quot;action&quot;],
QSint--ActionGroup QToolButton[class=&quot;action&quot;]:enabled {
    font-weight: bold;
    color: #b6b6b6;
}

QSint--ActionGroup QToolButton[class=&quot;action&quot;]:hover,
QSint--ActionGroup QToolButton[class=&quot;action&quot;]:enabled:hover {
    text-decoration: none;
    color: #828282;
    background-color: #cbc9c4;
    border-color: #cbc9c4;
}

QSint--ActionGroup QToolButton[class=&quot;action&quot;]:disabled {
    color: #e6e6e6;
    background-color: #cbc9c4;
    border-color: #cbc9c4;
}

QSint--ActionGroup QToolButton[class=&quot;action&quot;]:focus,
QSint--ActionGroup QToolButton[class=&quot;action&quot;]:pressed
QSint--ActionGroup QToolButton[class=&quot;action&quot;]:enabled:focus,
QSint--ActionGroup QToolButton[class=&quot;action&quot;]:enabled:pressed {
    color: black;
    background-color: qlineargradient(spread:pad, x1:1, y1:0.545, x2:1, y2:0, stop:0 #e0a108, stop:1 #f8bf36);
    border-color: #e0a108;
}

QSint--ActionGroup QToolButton[class=&quot;action&quot;]:on {
    background-color: red;
    color: red;
}</string>
  </property>
  <widget class="QLabel" name="label">
   <property name="geometry">
    <rect>
     <x>150</x>
     <y>10</y>
     <width>211</width>
     <height>31</height>
    </rect>
   </property>
   <property name="font">
    <font>
     <family>DejaVu Sans</family>
     <pointsize>13</pointsize>
     <italic>true</italic>
    </font>
   </property>
   <property name="layoutDirection">
    <enum>Qt::RightToLeft</enum>
   </property>
   <property name="text">
    <string>إنتهت المدة التجريبية</string>
   </property>
   <property name="alignment">
    <set>Qt::AlignCenter</set>
   </property>
  </widget>
  <widget class="QLabel" name="label_2">
   <property name="geometry">
    <rect>
     <x>410</x>
     <y>60</y>
     <width>101</width>
     <height>31</height>
    </rect>
   </property>
   <property name="font">
    <font>
     <family>DejaVu Sans</family>
     <pointsize>13</pointsize>
     <weight>75</weight>
     <italic>true</italic>
     <bold>true</bold>
    </font>
   </property>
   <property name="text">
    <string>رمز التفعيل</string>
   </property>
  </widget>
  <widget class="QLabel" name="label_3">
   <property name="geometry">
    <rect>
     <x>410</x>
     <y>120</y>
     <width>101</width>
     <height>31</height>
    </rect>
   </property>
   <property name="font">
    <font>
     <family>DejaVu Sans</family>
     <pointsize>13</pointsize>
     <weight>75</weight>
     <italic>true</italic>
     <bold>true</bold>
    </font>
   </property>
   <property name="text">
    <string>الرمز السري</string>
   </property>
  </widget>
  <widget class="QLineEdit" name="activation_entry">
   <property name="geometry">
    <rect>
     <x>70</x>
     <y>63</y>
     <width>350</width>
     <height>35</height>
    </rect>
   </property>
  </widget>
  <widget class="QLineEdit" name="pass_entry">
   <property name="geometry">
    <rect>
     <x>69</x>
     <y>120</y>
     <width>350</width>
     <height>35</height>
    </rect>
   </property>
   <property name="echoMode">
    <enum>QLineEdit::Password</enum>
   </property>
  </widget>
  <widget class="QPushButton" name="activate">
   <property name="geometry">
    <rect>
     <x>270</x>
     <y>345</y>
     <width>126</width>
     <height>35</height>
    </rect>
   </property>
   <property name="text">
    <string>تفعيل</string>
   </property>
  </widget>
  <widget class="QPushButton" name="close_btn">
   <property name="geometry">
    <rect>
     <x>120</x>
     <y>345</y>
     <width>126</width>
     <height>35</height>
    </rect>
   </property>
   <property name="text">
    <string>خروج</string>
   </property>
  </widget>
  <widget class="QTextBrowser" name="textBrowser">
   <property name="geometry">
    <rect>
     <x>40</x>
     <y>172</y>
     <width>431</width>
     <height>141</height>
    </rect>
   </property>
   <property name="html">
    <string>&lt;!DOCTYPE HTML PUBLIC &quot;-//W3C//DTD HTML 4.0//EN&quot; &quot;http://www.w3.org/TR/REC-html40/strict.dtd&quot;&gt;
&lt;html&gt;&lt;head&gt;&lt;meta name=&quot;qrichtext&quot; content=&quot;1&quot; /&gt;&lt;style type=&quot;text/css&quot;&gt;
p, li { white-space: pre-wrap; }
&lt;/style&gt;&lt;/head&gt;&lt;body style=&quot; font-family:'Noto Sans'; font-size:9pt; font-weight:400; font-style:normal;&quot;&gt;
&lt;p align=&quot;center&quot; style=&quot; margin-top:0px; margin-bottom:0px; margin-left:0px; margin-right:0px; -qt-block-indent:0; text-indent:0px;&quot;&gt;&lt;span style=&quot; font-size:12pt; font-weight:600; font-style:italic;&quot;&gt; المرجو التواصل معنا عبر الوسائل المتاحة للحصول على رمز التفعيل&lt;/span&gt;&lt;/p&gt;
&lt;p dir='rtl' style=&quot; margin-top:0px; margin-bottom:0px; margin-left:0px; margin-right:0px; -qt-block-indent:0; text-indent:0px;&quot;&gt;&lt;span style=&quot; font-size:11pt; font-style:italic;&quot;&gt;- الهاتف : &lt;/span&gt;&lt;span style=&quot; font-size:11pt;&quot;&gt;00212630504606&lt;/span&gt;&lt;span style=&quot; font-size:11pt; font-style:italic;&quot;&gt; / &lt;/span&gt;&lt;span style=&quot; font-size:11pt;&quot;&gt;00212610476839&lt;/span&gt;&lt;/p&gt;
&lt;p dir='rtl' style=&quot; margin-top:0px; margin-bottom:0px; margin-left:0px; margin-right:0px; -qt-block-indent:0; text-indent:0px;&quot;&gt;&lt;span style=&quot; font-size:11pt; font-style:italic;&quot;&gt;- الايمايل : &lt;/span&gt;&lt;span style=&quot; font-size:11pt;&quot;&gt;yassine.baghdadi@outlook.com&lt;/span&gt;&lt;/p&gt;
&lt;p align=&quot;center&quot; dir='rtl' style=&quot; margin-top:0px; margin-bottom:0px; margin-left:0px; margin-right:0px; -qt-block-indent:0; text-indent:0px;&quot;&gt;--------------------------------------------------------------------------------------------------------&lt;/p&gt;
&lt;p dir='rtl' style=&quot; margin-top:0px; margin-bottom:0px; margin-left:0px; margin-right:0px; -qt-block-indent:0; text-indent:0px;&quot;&gt;- &lt;span style=&quot; font-size:10pt; font-weight:600; font-style:italic; text-decoration: underline;&quot;&gt;رمز الزبون&lt;/span&gt; : &lt;/p&gt;&lt;/body&gt;&lt;/html&gt;</string>
   </property>
  </widget>
  <widget class="QLabel" name="client_id">
   <property name="geometry">
    <rect>
     <x>60</x>
     <y>260</y>
     <width>327</width>
     <height>28</height>
    </rect>
   </property>
   <property name="minimumSize">
    <size>
     <width>327</width>
     <height>0</height>
    </size>
   </property>
   <property name="text">
    <string/>
   </property>
   <property name="alignment">
    <set>Qt::AlignRight|Qt::AlignTrailing|Qt::AlignVCenter</set>
   </property>
  </widget>
 </widget>
 <resources/>
 <connections>
  <connection>
   <sender>close_btn</sender>
   <signal>clicked()</signal>
   <receiver>Form</receiver>
   <slot>close()</slot>
   <hints>
    <hint type="sourcelabel">
     <x>176</x>
     <y>358</y>
    </hint>
    <hint type="destinationlabel">
     <x>51</x>
     <y>367</y>
    </hint>
   </hints>
  </connection>
 </connections>
</ui>
